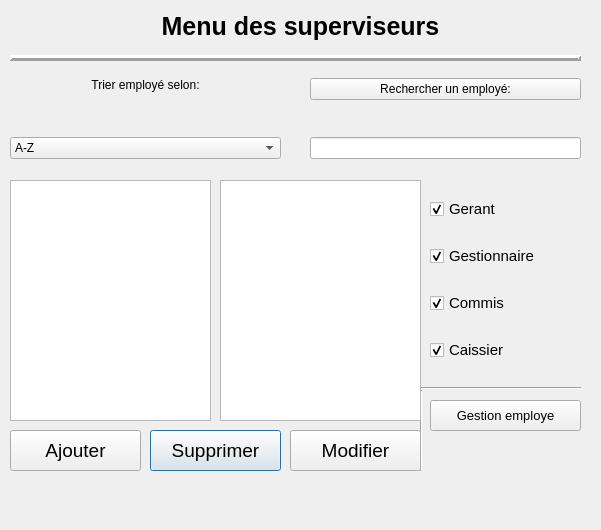
<?xml version="1.0" encoding="UTF-8"?>
<ui version="4.0">
 <class>MenuSuperviseur</class>
 <widget class="QDialog" name="MenuSuperviseur">
  <property name="geometry">
   <rect>
    <x>0</x>
    <y>0</y>
    <width>601</width>
    <height>530</height>
   </rect>
  </property>
  <property name="windowTitle">
   <string>Dialog</string>
  </property>
  <property name="autoFillBackground">
   <bool>true</bool>
  </property>
  <widget class="QLabel" name="labelErreurSelection">
   <property name="geometry">
    <rect>
     <x>10</x>
     <y>480</y>
     <width>571</width>
     <height>31</height>
    </rect>
   </property>
   <property name="sizePolicy">
    <sizepolicy hsizetype="Preferred" vsizetype="Fixed">
     <horstretch>0</horstretch>
     <verstretch>5</verstretch>
    </sizepolicy>
   </property>
   <property name="minimumSize">
    <size>
     <width>0</width>
     <height>5</height>
    </size>
   </property>
   <property name="sizeIncrement">
    <size>
     <width>0</width>
     <height>5</height>
    </size>
   </property>
   <property name="baseSize">
    <size>
     <width>0</width>
     <height>5</height>
    </size>
   </property>
   <property name="text">
    <string/>
   </property>
   <property name="alignment">
    <set>Qt::AlignCenter</set>
   </property>
  </widget>
  <widget class="QWidget" name="verticalLayoutWidget_2">
   <property name="geometry">
    <rect>
     <x>10</x>
     <y>78</y>
     <width>271</width>
     <height>81</height>
    </rect>
   </property>
   <layout class="QVBoxLayout" name="verticalLayout_2">
    <item>
     <widget class="QLabel" name="labelTrierEmploye">
      <property name="text">
       <string>Trier employé selon:</string>
      </property>
      <property name="alignment">
       <set>Qt::AlignCenter</set>
      </property>
     </widget>
    </item>
    <item>
     <spacer name="verticalSpacer_2">
      <property name="orientation">
       <enum>Qt::Vertical</enum>
      </property>
      <property name="sizeHint" stdset="0">
       <size>
        <width>20</width>
        <height>40</height>
       </size>
      </property>
     </spacer>
    </item>
    <item>
     <widget class="QComboBox" name="comboBoxTrierEmploye">
      <item>
       <property name="text">
        <string>A-Z</string>
       </property>
      </item>
      <item>
       <property name="text">
        <string>Z-A</string>
       </property>
      </item>
     </widget>
    </item>
   </layout>
  </widget>
  <widget class="QPushButton" name="pushButtonSupprimerEmploye">
   <property name="geometry">
    <rect>
     <x>150</x>
     <y>430</y>
     <width>131</width>
     <height>41</height>
    </rect>
   </property>
   <property name="sizePolicy">
    <sizepolicy hsizetype="Minimum" vsizetype="Fixed">
     <horstretch>0</horstretch>
     <verstretch>7</verstretch>
    </sizepolicy>
   </property>
   <property name="font">
    <font>
     <pointsize>14</pointsize>
    </font>
   </property>
   <property name="text">
    <string>Supprimer</string>
   </property>
  </widget>
  <widget class="Line" name="line_3">
   <property name="geometry">
    <rect>
     <x>420</x>
     <y>380</y>
     <width>161</width>
     <height>16</height>
    </rect>
   </property>
   <property name="orientation">
    <enum>Qt::Horizontal</enum>
   </property>
  </widget>
  <widget class="QLabel" name="labelTitreEmploye">
   <property name="geometry">
    <rect>
     <x>120</x>
     <y>1</y>
     <width>361</width>
     <height>51</height>
    </rect>
   </property>
   <property name="font">
    <font>
     <pointsize>19</pointsize>
     <weight>75</weight>
     <bold>true</bold>
    </font>
   </property>
   <property name="text">
    <string>Menu des superviseurs</string>
   </property>
   <property name="alignment">
    <set>Qt::AlignCenter</set>
   </property>
  </widget>
  <widget class="QWidget" name="verticalLayoutWidget">
   <property name="geometry">
    <rect>
     <x>310</x>
     <y>78</y>
     <width>271</width>
     <height>81</height>
    </rect>
   </property>
   <layout class="QVBoxLayout" name="verticalLayout">
    <item>
     <widget class="QPushButton" name="pushButtonRechercherEmploye">
      <property name="text">
       <string>Rechercher un employé:</string>
      </property>
     </widget>
    </item>
    <item>
     <spacer name="verticalSpacer">
      <property name="orientation">
       <enum>Qt::Vertical</enum>
      </property>
      <property name="sizeHint" stdset="0">
       <size>
        <width>20</width>
        <height>40</height>
       </size>
      </property>
     </spacer>
    </item>
    <item>
     <widget class="QLineEdit" name="lineEditRechercherEmploye"/>
    </item>
   </layout>
  </widget>
  <widget class="QPushButton" name="pushButtonAjouterEmploye">
   <property name="geometry">
    <rect>
     <x>10</x>
     <y>430</y>
     <width>131</width>
     <height>41</height>
    </rect>
   </property>
   <property name="sizePolicy">
    <sizepolicy hsizetype="Minimum" vsizetype="Fixed">
     <horstretch>0</horstretch>
     <verstretch>10</verstretch>
    </sizepolicy>
   </property>
   <property name="font">
    <font>
     <pointsize>14</pointsize>
    </font>
   </property>
   <property name="text">
    <string>Ajouter</string>
   </property>
  </widget>
  <widget class="Line" name="line_2">
   <property name="geometry">
    <rect>
     <x>411</x>
     <y>390</y>
     <width>20</width>
     <height>81</height>
    </rect>
   </property>
   <property name="orientation">
    <enum>Qt::Vertical</enum>
   </property>
  </widget>
  <widget class="Line" name="line">
   <property name="geometry">
    <rect>
     <x>10</x>
     <y>48</y>
     <width>571</width>
     <height>20</height>
    </rect>
   </property>
   <property name="frameShadow">
    <enum>QFrame::Raised</enum>
   </property>
   <property name="lineWidth">
    <number>3</number>
   </property>
   <property name="orientation">
    <enum>Qt::Horizontal</enum>
   </property>
  </widget>
  <widget class="QPushButton" name="pushButtonModifierEmploye">
   <property name="geometry">
    <rect>
     <x>290</x>
     <y>430</y>
     <width>131</width>
     <height>41</height>
    </rect>
   </property>
   <property name="sizePolicy">
    <sizepolicy hsizetype="Minimum" vsizetype="Fixed">
     <horstretch>0</horstretch>
     <verstretch>11</verstretch>
    </sizepolicy>
   </property>
   <property name="font">
    <font>
     <pointsize>14</pointsize>
    </font>
   </property>
   <property name="text">
    <string>Modifier</string>
   </property>
  </widget>
  <widget class="QPushButton" name="pushButtonRetournerEmploye">
   <property name="geometry">
    <rect>
     <x>430</x>
     <y>400</y>
     <width>151</width>
     <height>31</height>
    </rect>
   </property>
   <property name="sizePolicy">
    <sizepolicy hsizetype="Minimum" vsizetype="Fixed">
     <horstretch>0</horstretch>
     <verstretch>13</verstretch>
    </sizepolicy>
   </property>
   <property name="font">
    <font>
     <pointsize>10</pointsize>
    </font>
   </property>
   <property name="text">
    <string>Gestion employe</string>
   </property>
  </widget>
  <widget class="QListView" name="listViewCommisCaissier">
   <property name="geometry">
    <rect>
     <x>220</x>
     <y>180</y>
     <width>201</width>
     <height>241</height>
    </rect>
   </property>
  </widget>
  <widget class="QListView" name="listViewGerantGestionnaire">
   <property name="geometry">
    <rect>
     <x>10</x>
     <y>180</y>
     <width>201</width>
     <height>241</height>
    </rect>
   </property>
  </widget>
  <widget class="QWidget" name="gridLayoutWidget">
   <property name="geometry">
    <rect>
     <x>430</x>
     <y>180</y>
     <width>151</width>
     <height>201</height>
    </rect>
   </property>
   <property name="font">
    <font>
     <pointsize>13</pointsize>
    </font>
   </property>
   <layout class="QGridLayout" name="gridLayout">
    <item row="2" column="0">
     <widget class="QCheckBox" name="checkBoxCommis">
      <property name="font">
       <font>
        <pointsize>11</pointsize>
       </font>
      </property>
      <property name="text">
       <string>Commis</string>
      </property>
      <property name="checked">
       <bool>true</bool>
      </property>
     </widget>
    </item>
    <item row="3" column="0">
     <widget class="QCheckBox" name="checkBoxCaissier">
      <property name="font">
       <font>
        <pointsize>11</pointsize>
       </font>
      </property>
      <property name="text">
       <string>Caissier</string>
      </property>
      <property name="checked">
       <bool>true</bool>
      </property>
     </widget>
    </item>
    <item row="0" column="0">
     <widget class="QCheckBox" name="checkBoxGerant">
      <property name="font">
       <font>
        <pointsize>11</pointsize>
       </font>
      </property>
      <property name="text">
       <string>Gerant</string>
      </property>
      <property name="checked">
       <bool>true</bool>
      </property>
     </widget>
    </item>
    <item row="1" column="0">
     <widget class="QCheckBox" name="checkBoxGestionnaire">
      <property name="font">
       <font>
        <pointsize>11</pointsize>
       </font>
      </property>
      <property name="text">
       <string>Gestionnaire</string>
      </property>
      <property name="checked">
       <bool>true</bool>
      </property>
     </widget>
    </item>
   </layout>
  </widget>
 </widget>
 <resources/>
 <connections/>
</ui>
